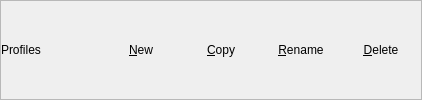
      <widget class="QFrame" name="frame">
       <property name="sizePolicy">
        <sizepolicy hsizetype="Preferred" vsizetype="Fixed">
         <horstretch>0</horstretch>
         <verstretch>0</verstretch>
        </sizepolicy>
       </property>
       <property name="frameShape">
        <enum>QFrame::StyledPanel</enum>
       </property>
       <property name="frameShadow">
        <enum>QFrame::Raised</enum>
       </property>
       <layout class="QHBoxLayout" name="horizontalLayout_8">
        <property name="spacing">
         <number>0</number>
        </property>
        <property name="leftMargin">
         <number>0</number>
        </property>
        <property name="topMargin">
         <number>0</number>
        </property>
        <property name="rightMargin">
         <number>0</number>
        </property>
        <property name="bottomMargin">
         <number>0</number>
        </property>
        <item>
         <widget class="QLabel" name="lblProfilesNew">
          <property name="text">
           <string>Profiles</string>
          </property>
         </widget>
        </item>
        <item>
         <spacer name="horizontalSpacer">
          <property name="orientation">
           <enum>Qt::Horizontal</enum>
          </property>
          <property name="sizeType">
           <enum>QSizePolicy::Fixed</enum>
          </property>
          <property name="sizeHint" stdset="0">
           <size>
            <width>60</width>
            <height>20</height>
           </size>
          </property>
         </spacer>
        </item>
        <item>
         <widget class="QPushButton" name="btnProfilesNew">
          <property name="text">
           <string>&amp;New</string>
          </property>
          <property name="icon">
           <iconset resource="../qHostMonitor.qrc">
            <normaloff>:/img/new.png</normaloff>:/img/new.png</iconset>
          </property>
          <property name="iconSize">
           <size>
            <width>16</width>
            <height>16</height>
           </size>
          </property>
          <property name="flat">
           <bool>true</bool>
          </property>
         </widget>
        </item>
        <item>
         <widget class="QPushButton" name="btProfilesCopy">
          <property name="text">
           <string>&amp;Copy</string>
          </property>
          <property name="icon">
           <iconset resource="../qHostMonitor.qrc">
            <normaloff>:/img/action/copy.png</normaloff>:/img/action/copy.png</iconset>
          </property>
          <property name="iconSize">
           <size>
            <width>16</width>
            <height>16</height>
           </size>
          </property>
          <property name="flat">
           <bool>true</bool>
          </property>
         </widget>
        </item>
        <item>
         <widget class="QPushButton" name="btnProfilesRename">
          <property name="text">
           <string>&amp;Rename</string>
          </property>
          <property name="icon">
           <iconset resource="../qHostMonitor.qrc">
            <normaloff>:/img/action/properties.png</normaloff>:/img/action/properties.png</iconset>
          </property>
          <property name="iconSize">
           <size>
            <width>16</width>
            <height>16</height>
           </size>
          </property>
          <property name="flat">
           <bool>true</bool>
          </property>
         </widget>
        </item>
        <item>
         <widget class="QPushButton" name="btnProfilesDelete">
          <property name="text">
           <string>&amp;Delete</string>
          </property>
          <property name="icon">
           <iconset resource="../qHostMonitor.qrc">
            <normaloff>:/img/trash.png</normaloff>:/img/trash.png</iconset>
          </property>
          <property name="iconSize">
           <size>
            <width>16</width>
            <height>16</height>
           </size>
          </property>
          <property name="flat">
           <bool>true</bool>
          </property>
         </widget>
        </item>
       </layout>
      </widget>
